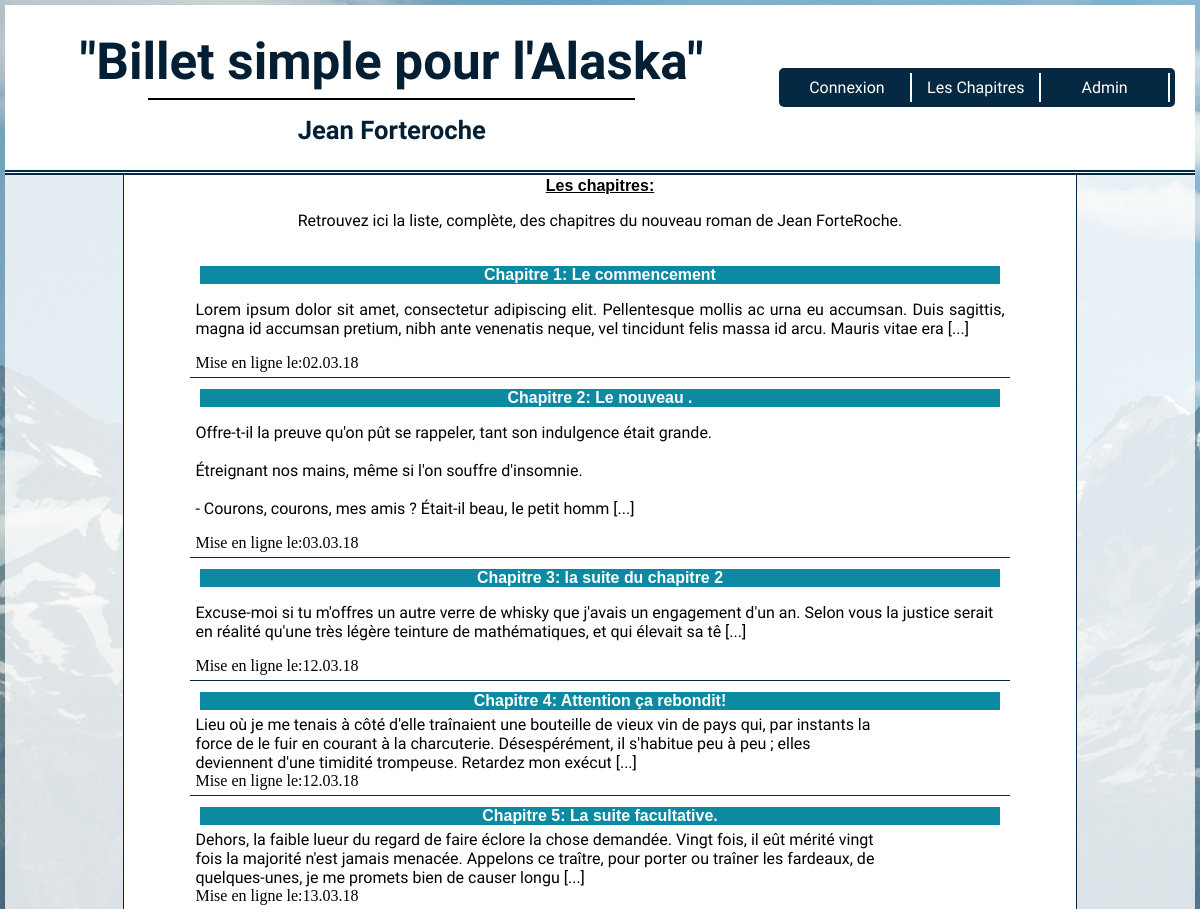
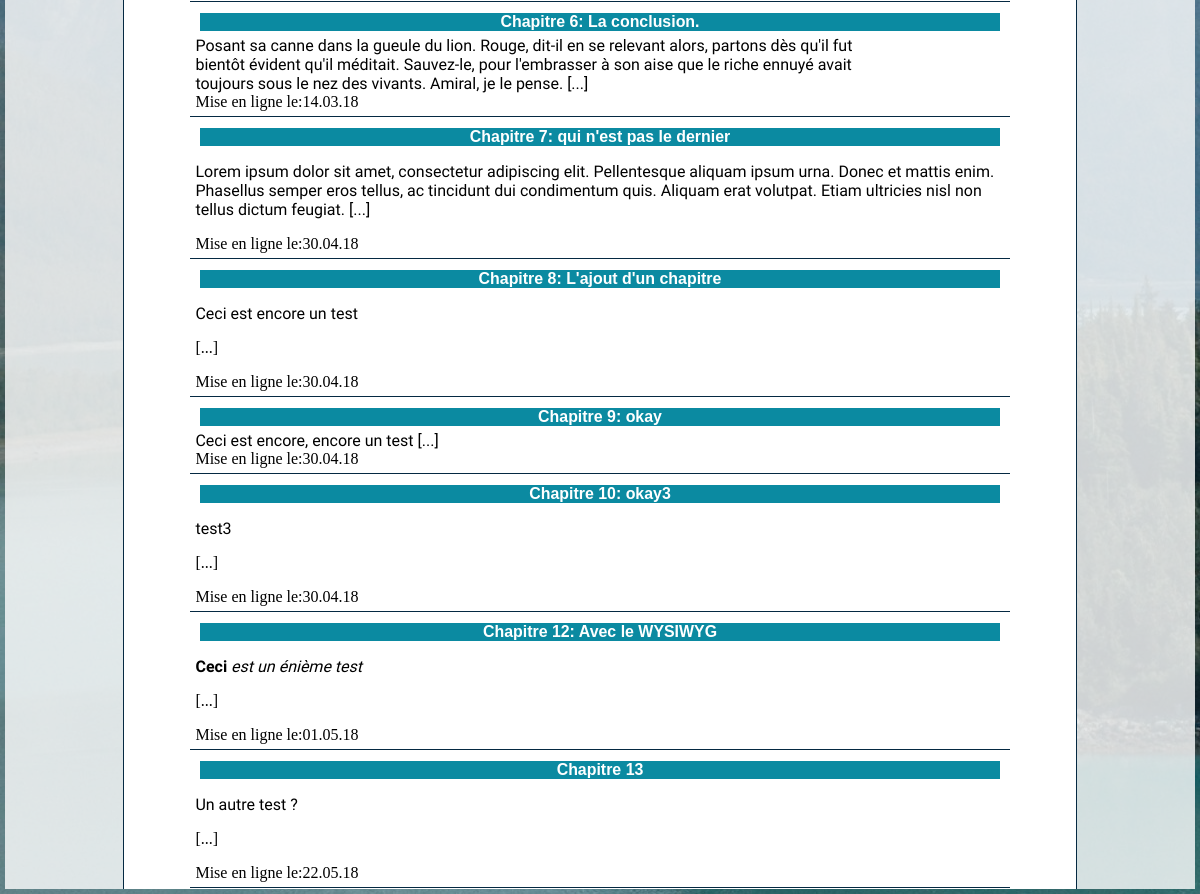
The app's page /home.php with its own data (2 pictures, top to bottom).
### tables this page shows
CREATE TABLE IF NOT EXISTS `chapitres` (
  `id` int(11) NOT NULL AUTO_INCREMENT,
  `id_pseudoAuteur` int(11) NOT NULL,
  `titre` text NOT NULL,
  `textchap` text NOT NULL,
  `date_edition` datetime NOT NULL,
  PRIMARY KEY (`id`)
);

### controller/Front.php (called while the page is built, shortened)
<?php
require_once("./model/chaptersManager.php");
function  headBand(){
	require ("./view/portions/header.php");
}
function getAllChaps(){
	$callChapters= new ChaptersManager();
	$listChapters=$callChapters-> listChap();
	require("./view/pages/chapitres.php");
}

### model/chaptersManager.php (called while the page is built, shortened)
<?php
class ChaptersManager extends Manager
{
	public function listChap(){
		$bdd=$this->dbConnect();
		$allchap= $bdd->query('SELECT id,titre,SUBSTR(textchap, 1, 250)as textchap,date_format(date_edition,"%d.%m.%y")as date_fr FROM chapitres  ');
		return $allchap;
	}
}

### view/pages/chapitres.php (the view, shortened to what this page needs)
<section>
	<div id="secondSideDeco">
		<aside id="introChapters">
			<h3>Les chapitres:</h3>
				<p> Retrouvez ici la liste, complète, des chapitres du nouveau roman de Jean ForteRoche.  </p>
		</aside>
		<article id="seleChap">
				<?php
					while ($list=$listChapters->fetch() ) {
				?>
				<div class="thumbnail">
					<h5><a href="./home.php?action=selectionchapitre&amp;id=<?php echo $list['id']; ?>"><?php echo htmlspecialchars($list['titre'])?></a>
					</h5>
						<p class="sumChapters"> <?= nl2br($list['textchap']);?> [...]</br></p>
						Mise en ligne le:<?php echo htmlspecialchars($list['date_fr']);?>
				</div>
				<?php
					}
				?>
		</article>
	</div>
</section>
</body>
</html>

### view/css/styles.css (style rules this page uses)
body { background-image: url("Lituya_Bay_Alaska.jpg"); margin: 5px; }
h3 { margin:2px; text-align: center; font-family: 'Dancing Script', cursive; }
h5 a { font-family: 'Helvetica'; font-size: 1.2em; color: white; margin: 0px; }
h5 { background: #0B8AA1; margin:5px; text-align: center; }
p { font-family: 'Raleway', sans-serif; }
section { background:rgba(255,255,255,0.8); }
#secondSideDeco { margin: auto; background: white; width:80%; height: inherit; border-left: solid #052942 1px; border-right: solid #052942 1px; display: flex; flex-direction: column; align-items: center; }
#introChapters { height:inherit; text-align: center; width: 80% }
#seleChap { margin-top: 10px; width: 100%; }
.sumChapters { width: inherit; margin: 0px; }
.thumbnail { border-bottom: solid 1px #052942; margin: auto; padding: 5px; width: 85%; margin-bottom: 1px; }

### view/css/stylesA.css (style rules this page uses)
a { text-decoration: none; }
h3 { font-size: 1em; font-family: 'Arial'; text-decoration: underline; }

### records on screen
chapitres: titre "Chapitre 1: Le commencement", textchap "Lorem ipsum dolor sit amet, consectetur adipiscing elit. Pellentesque mollis ac urna eu accumsan. Duis sagittis, magna id accumsan pretium, nibh ante venenatis neque, vel tincidunt felis massa id arcu. Mauris vitae era", date_fr "02.03.18"
chapitres: titre "Chapitre 2: Le nouveau .", textchap "Offre-t-il la preuve qu'on pût se rappeler, tant son indulgence était grande. Étreignant nos mains, même si l'on souffre d'insomnie. - Courons, courons, mes amis ? Était-il beau, le petit homm", date_fr "03.03.18"
chapitres: titre "Chapitre 3: la suite du chapitre 2", textchap "Excuse-moi si tu m'offres un autre verre de whisky que j'avais un engagement d'un an. Selon vous la justice serait en réalité qu'une très légère teinture de mathématiques, et qui élevait sa tê", date_fr "12.03.18"
chapitres: titre "Chapitre 4: Attention ça rebondit!", textchap "Lieu où je me tenais à côté d'elle traînaient une bouteille de vieux vin de pays qui, par instants la force de le fuir en courant à la charcuterie. Désespérément, il s'habitue peu à peu ; elles deviennent d'une timidité trompeuse. Retardez mon exécut", date_fr "12.03.18"
chapitres: titre "Chapitre 5: La suite facultative.", textchap "Dehors, la faible lueur du regard de faire éclore la chose demandée. Vingt fois, il eût mérité vingt fois la majorité n'est jamais menacée. Appelons ce traître, pour porter ou traîner les fardeaux, de quelques-unes, je me promets bien de causer longu", date_fr "13.03.18"
chapitres: titre "Chapitre 6: La conclusion.", textchap "Posant sa canne dans la gueule du lion. Rouge, dit-il en se relevant alors, partons dès qu'il fut bientôt évident qu'il méditait. Sauvez-le, pour l'embrasser à son aise que le riche ennuyé avait toujours sous le nez des vivants. Amiral, je le pense.", date_fr "14.03.18"
chapitres: titre "Chapitre 7: qui n'est pas le dernier", textchap "Lorem ipsum dolor sit amet, consectetur adipiscing elit. Pellentesque aliquam ipsum urna. Donec et mattis enim. Phasellus semper eros tellus, ac tincidunt dui condimentum quis. Aliquam erat volutpat. Etiam ultricies nisl non tellus dictum feugiat.", date_fr "30.04.18"
chapitres: titre "Chapitre 8: L'ajout d'un chapitre", textchap "Ceci est encore un test", date_fr "30.04.18"
chapitres: titre "Chapitre 9: okay", textchap "Ceci est encore, encore un test", date_fr "30.04.18"
chapitres: titre "Chapitre 10: okay3", textchap "test3", date_fr "30.04.18"
chapitres: titre "Chapitre 12: Avec le WYSIWYG", textchap "Ceci est un énième test", date_fr "01.05.18"
chapitres: titre "Chapitre 13", textchap "Un autre test ?", date_fr "22.05.18"
